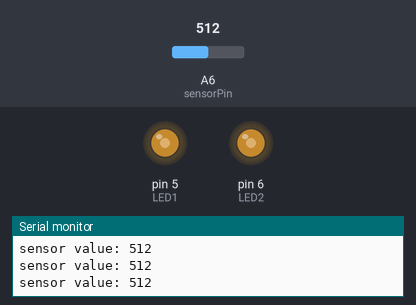
A sketch run on a simulated Arduino Nano, built with avr-gcc and run on an emulated ATmega328P. On the bench: output pins drawn as LEDs (lit = HIGH), the last lines printed to the serial monitor. The test bench sets the inputs (shaded band); at power-on: A6 (sensorPin) = 512.

Above: at 1.2 s.
1.3 s: A6 (sensorPin) set to 989
At 2.5 s:
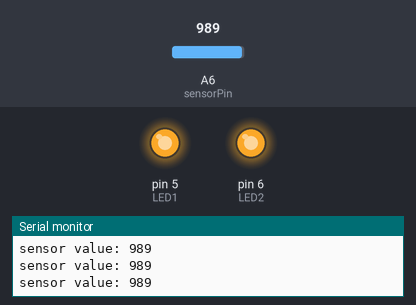
2.8 s: A6 (sensorPin) set to 1018
At 3.7 s:
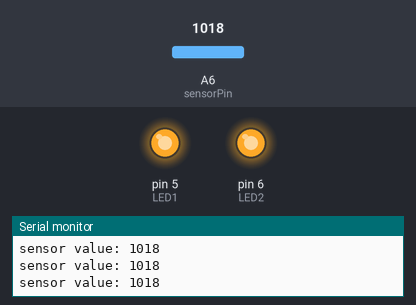
5.8 s: A6 (sensorPin) set to 716
At 7.0 s:
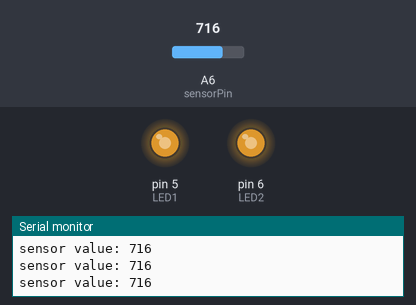
7.3 s: A6 (sensorPin) set to 109
At 8.2 s:
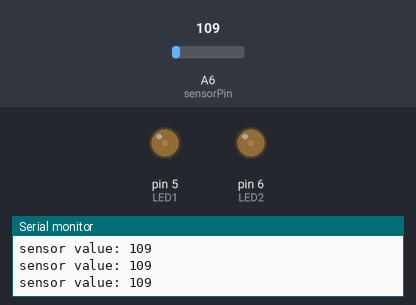
8.8 s: A6 (sensorPin) set to 90
At 9.4 s:
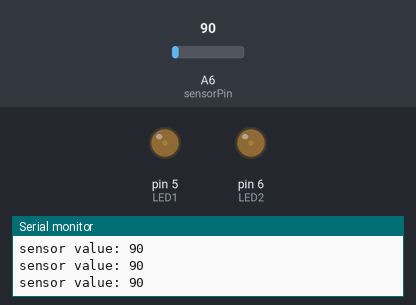
10.3 s: A6 (sensorPin) set to 11
At 11.5 s:
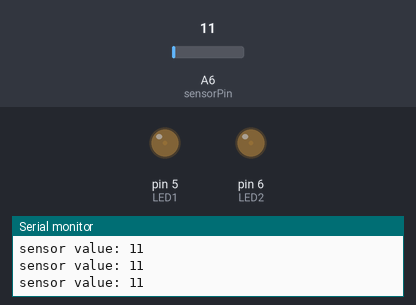
11.8 s: A6 (sensorPin) set to 8
Timing chart, 0 to 14.8 s (numbered marks = the images above; inputs shaded):
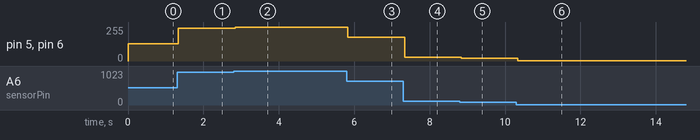

Measured:
- after the input at 1.3 s, pin 5 (LED1), pin 6 (LED2): 128/255 → 247/255 at once
- after the input at 2.8 s, pin 5 (LED1), pin 6 (LED2): 247/255 → 254/255 at once
- after the input at 5.8 s, pin 5 (LED1), pin 6 (LED2): 254/255 → 179/255 at once
- after the input at 7.3 s, pin 5 (LED1), pin 6 (LED2): 179/255 → 27/255 at once
- after the input at 8.8 s, pin 5 (LED1), pin 6 (LED2): 27/255 → 22/255 at once
- after the input at 10.3 s, pin 5 (LED1), pin 6 (LED2): 22/255 → 2/255 at once

The sketch:

SensingLight.ino
```cpp
// (licence header left out)
// Create variables for the pins we'll use:

int sensorPin = A6;

int LED1 = 5;
int LED2 = 6;

void setup()
{
  // Initialize the sensor pin as an input, but without a pullup
  // (Pullups are only used for switch inputs)

  pinMode(sensorPin, INPUT);

  // Initialize the output pins:

  pinMode(LED1, OUTPUT);
  pinMode(LED2, OUTPUT);

  // Initialize the serial monitor:

  Serial.begin(9600);
}

void loop()
{
  int sensorValue;

  // Read the sensor value (will be 0 to 1023):

  sensorValue = analogRead(sensorPin);

  // Print out the sensor reading to the serial monitor:

  Serial.print("sensor value: ");
  Serial.println(sensorValue);

  // Since the sensor value is 0 to 1023,
  // and analogWrite needs a value from 0 to 255,
  // we'll divide the sensor value by four to scale it down:

  analogWrite(LED1,sensorValue / 4);
  analogWrite(LED2,sensorValue / 4);
}
```
